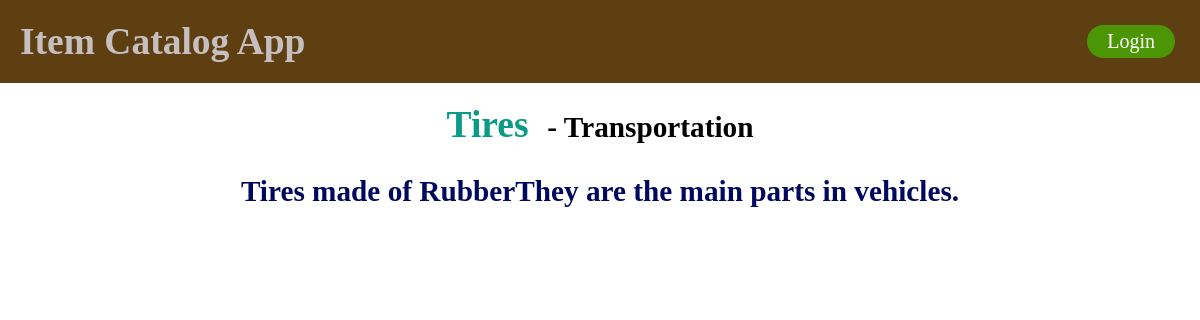
/catalog/1/1, run on the app's committed database.
### db_setup.py (models this page shows, shortened)
class Items(Base):
    __tablename__ = 'item'
    name = Column(String(80), nullable=False)
    id = Column(Integer, primary_key=True)
    description = Column(String(250))
    category_id = Column(Integer, ForeignKey('category.id'))
    Category = relationship(Category, single_parent=True)
    user_id = Column(Integer, ForeignKey('user.id'))
    user = relationship(Users)

class Category(Base):
    __tablename__ = 'category'
    id = Column(Integer, primary_key=True)
    name = Column(String(250), nullable=False)
    user_id = Column(Integer, ForeignKey('user.id'))
    user = relationship(Users)

### project.py (the view)
@app.route('/catalog/<int:category_id>/<int:item_id>')
def showItem(category_id, item_id):
    DBSession = sessionmaker(bind=engine)
    session = DBSession()
    category = session.query(Category).filter_by(id=category_id).one()
    item = session.query(Items).filter_by(id=item_id).one()
    if 'username' not in login_session or \
            item.user_id != login_session['user_id']:
        return render_template('public_item.html', category=category,
                               item=item)
    else:
        return render_template('item.html', category=category, item=item)

### templates/public_item.html (shortened to what this page needs)
<!DOCTYPE html>
<html>
{% include "header.html" %}
  <head>
    <link type=text/css rel=stylesheet href="{{url_for('static', filename='styles.css')}}">
  </head>
  <body>
<div class="item">
  <h2 style="color:rgb(10, 155, 135)" class="inline">{{item.name}}</h2>
  <h3 style="color:black" class="inline">- {{category.name}}</a></h3>
  <h3 style="color:rgb(0, 9, 94)"class="description">{{item.description}}</h3>
</div>
</body>
</html>

### static/styles.css (style rules this page uses)
body { font-size: 25px; margin: 0px; }
.inline { display: inline; }
.item { text-align: center; padding-top: 20px; }
.description { max-width: 80%; padding-left: 10%; }

### data on the page
Items: name "Tires", description "Tires made of RubberThey are the main parts in vehicles."
Category: name "Transportation"
